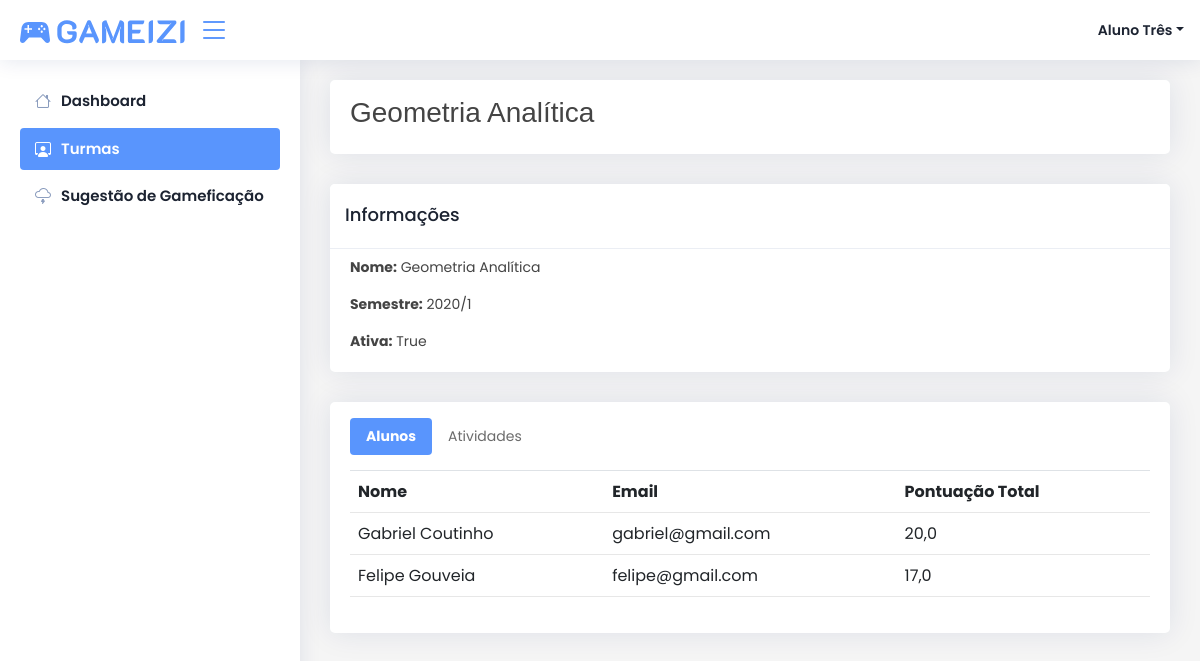
Before: /turma/1/ (signed in) with the older database file.
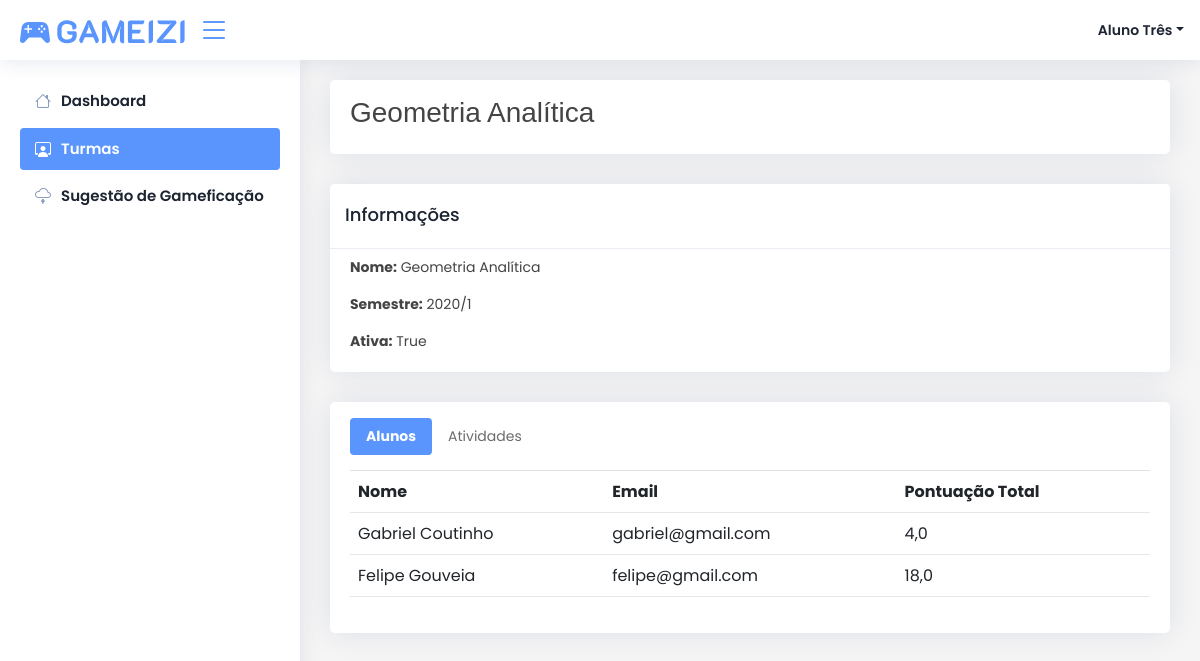
After: the same page with the newer database file.
### core/models.py (models this page shows, shortened)
class AlunosTurma(models.Model):
    turma = models.ForeignKey(Turma, on_delete=models.CASCADE)
    aluno = models.ForeignKey(Aluno, on_delete=models.CASCADE)
    pontuacao = models.FloatField('Pontuação', default=0)
    data_criacao = models.DateField("Criado Em", auto_now_add=True)

class Aluno(models.Model):
    usuario = models.ForeignKey(settings.AUTH_USER_MODEL, on_delete=models.CASCADE, null=True, blank=True)
    nome = models.CharField("Nome", max_length=1024, null=False)
    sobrenome = models.CharField("Sobrenome", max_length=1024, null=False)
    pontuacao = models.FloatField("Pontuação", default=0, blank=True, null=True)
    tipo = models.CharField("Tipo", choices=TIPOS_ALUNOS, max_length=1024, default='P', blank=True, null=True)
    confirmado = models.BooleanField('Confirmado', default=False)
    criado_em = models.DateField("Criado Em", auto_now_add=True)
    def obter_nome_completo(self):
        return self.nome + ' ' + self.sobrenome
    def calcular_pontuacao_total(self, turma):
        try:
            atividades = AlunosAtividade.objects.filter(aluno=self, atividade__turma=turma)
            total = 0
            for atividade in atividades:
                total += atividade.nota
            return float(total)
        except:
            return 0

class Turma(models.Model):
    nome = models.CharField('Nome', max_length=1024)
    criado_em = models.DateField("Criado Em", auto_now_add=True)
    ativa = models.BooleanField('Ativa', default=True)
    semestre = models.CharField("Semestre", max_length=1024)
    hash_convite = models.CharField('Hash Convite', max_length=1024, blank=True, null=True)
    def __str__(self):
        return self.nome

class AlunosAtividade(models.Model):
    atividade = models.ForeignKey(Atividade, on_delete=models.CASCADE)
    aluno = models.ForeignKey(Aluno, on_delete=models.CASCADE)
    nota = models.FloatField('Nota', default=0)

### core/views.py (the view)
# urls.py: path('turma/<int:pk>/', views.detalhe_turma, name='detalhe_turma'),
@login_required(login_url='/login')
def detalhe_turma(request, pk):
    turma = Turma.objects.get(id=pk)
    data = {
        'pagina': 'Minhas Turmas',
        'turma': turma,
        'alunos_turma': AlunosTurma.objects.filter(turma=turma),
        'professores': ProfessoresTurma.objects.filter(turma=turma),
        'atividades': Atividade.objects.filter(turma=turma)
    }
    return render(request, 'core/turmas/detalhe.html', data)

### core/templatetags/filtros.py (called while the page is built)
@register.filter(name='obter_aluno_atividade')
def obter_aluno_atividade(atividade, aluno):
    try:
        aluno_atividade = AlunosAtividade.objects.get(atividade=atividade, aluno=aluno)
        return aluno_atividade
    except Exception as e:
        print(e)
        return None

@register.filter(name='obter_ranking_aluno')
def obter_ranking_aluno(usuario):
    try:
        aluno = Aluno.objects.get(usuario=usuario)
        return rankings[aluno.tipo]
    except:
        return 'Professor'

@register.filter(name='calcular_pontuacao_total')
def calcular_pontuacao_total(aluno, turma):
    return aluno.calcular_pontuacao_total(turma)

### core/templates/core/turmas/detalhe.html (shortened to what this page needs)
{% extends 'core/base.html' %}
{% load filtros %}
{% block pagina %}
{{ turma }}
{% endblock pagina %}
{% block conteudo %}
<div class="row">
    <div class="col-12">
        <div class="card p-0 mt-0">
            <div class="card-header py-0">
                <h5 class="card-title">Informações</h5>
            </div>
            <div class="card-body pt-2">
                <div class="row">
                    <div class="col-12">
                        <p class="card-text">
                            <strong>Nome:</strong> {{ turma.nome }}
                        </p>
                        <p class="card-text">
                            <strong>Semestre:</strong> {{ turma.semestre }}
                        </p>
                        <p class="card-text">
                            <strong>Ativa:</strong> {{ turma.ativa }}
                        </p>
                    </div>
                </div>
            </div>
        </div>
    </div>
    <div class="col-12">
        <div class="card mt-0">
            <div class="card-body pt-3">
                <ul class="nav nav-tabs pb-3" id="myTab" role="tablist">
                    <li class="nav-item" role="presentation">
                      <button class="nav-link active" id="alunos-tab" data-bs-toggle="tab" data-bs-target="#alunos" type="button" role="tab" aria-controls="alunos" aria-selected="true">Alunos</button>
                    </li>
                    <li class="nav-item" role="presentation">
                      <button class="nav-link" id="atividades-tab" data-bs-toggle="tab" data-bs-target="#atividades" type="button" role="tab" aria-controls="atividades" aria-selected="false">Atividades</button>
                    </li>
                </ul>
                <div class="tab-content" id="myTabContent">
                    <div class="tab-pane fade show active" id="alunos" role="tabpanel" aria-labelledby="alunos-tab">
                        {% if alunos_turma %}
                        <div class="row">
                            <div class="col-12">
                                <table class="table">
                                    <div class="thead">
                                        <th>Nome</th>
                                        <th>Email</th>
                                        <th>Pontuação Total</th>
                                    </div>
                                    <div class="tbody">
                                        {% for aluno_turma in alunos_turma %}
                                        <tr>
                                            <td>{{ aluno_turma.aluno.obter_nome_completo }}</td>
                                            <td>{{ aluno_turma.aluno.usuario.email }}</td>
                                            <td>{{ aluno_turma.aluno|calcular_pontuacao_total:aluno_turma.turma }}</td>
                                        </tr>
                                        {% endfor %}
                                    </div>
                                </table>
                            </div>
                        </div>
                        {% else %}
                        <div class="row">
                            <div class="col-12 text-center pt-3">
                                <p>Não há alunos nesta turma. Gere o link para convidar. <button turma-id="{{ turma.id }}" class="btn btn-sm btn-success {% if not user.is_superuser %} disabled {% endif %}" id="btn-gerar-link" type="button">Gerar Link</button></p>
                            </div>
                        </div>
                        {% endif %}
                    </div>
                </div>
            </div>
        </div>
    </div>
</div>
{% endblock conteudo %}

Changed rows visible on the page:
changed through a linked row, AlunosTurma "Gabriel Coutinho": aluno|calcular_pontuacao_total "20,0" → "4,0"
changed through a linked row, AlunosTurma "Felipe Gouveia": aluno|calcular_pontuacao_total "17,0" → "18,0"
